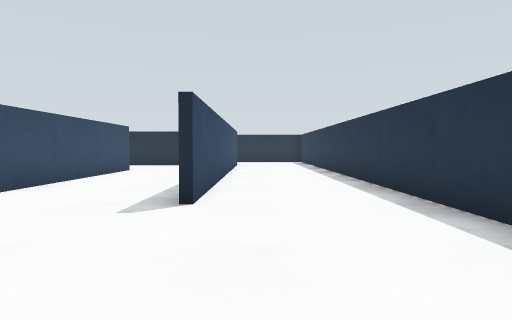
View 1 (above)

20 first-person views from a walk through a robot-simulator world made for Gazebo. The camera is 0.16 m above the floor, tilts 2° down and sees 75° across. The floor is counted in squares, 0.2 m on a side. Each view is taken from the middle of a square. On the plan, view 1 faces up. The plan holds only what a view shows up to about 11 squares ahead; the rest is blank.

View 2
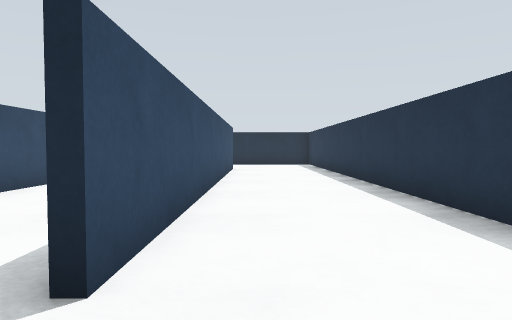

View 3
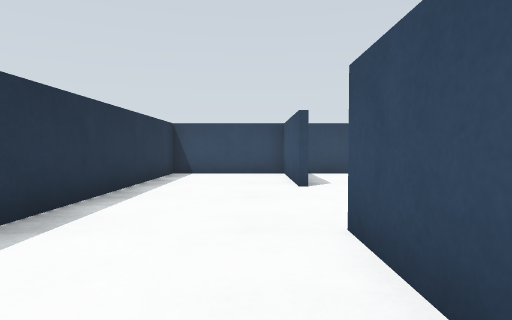

View 4
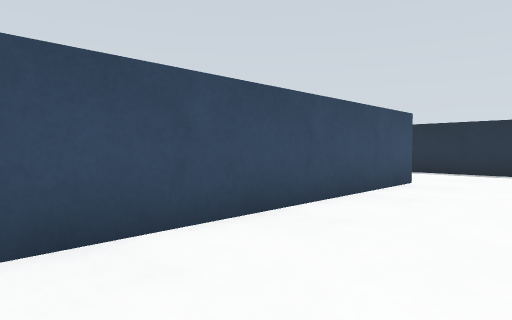

View 5
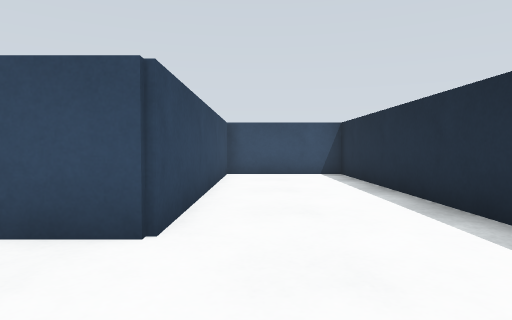

View 6
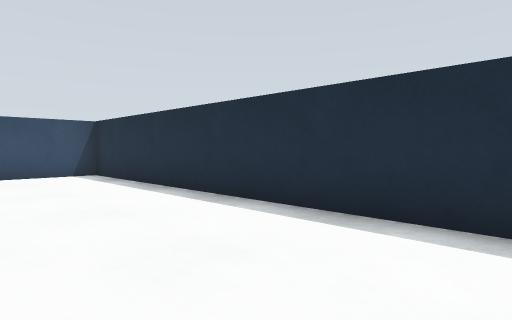

View 7
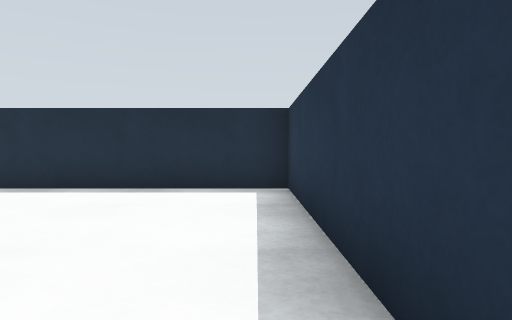

View 8
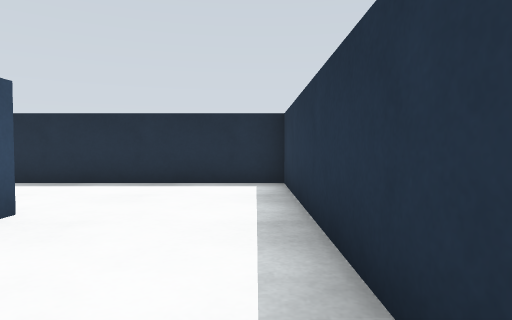

View 9
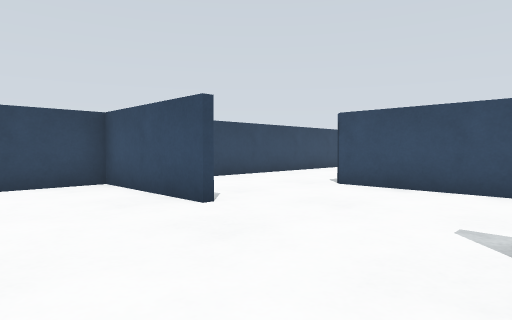

View 10
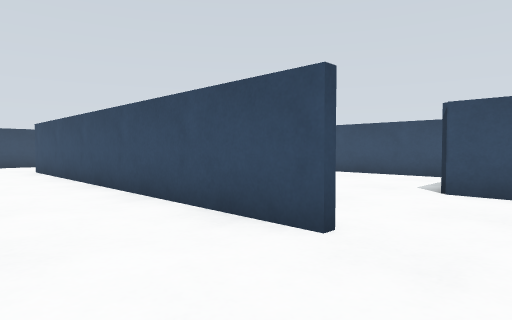

View 11
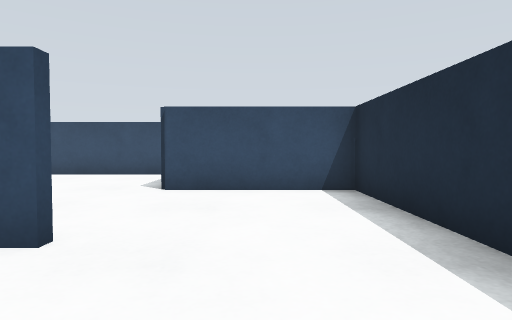

View 12
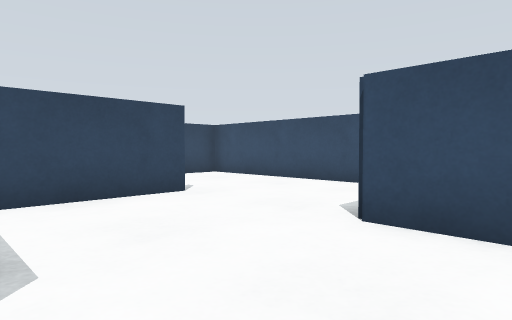

View 13
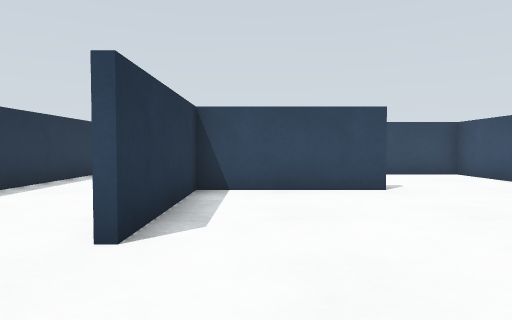

View 14
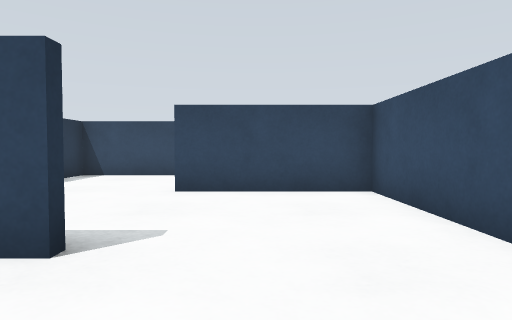

View 15
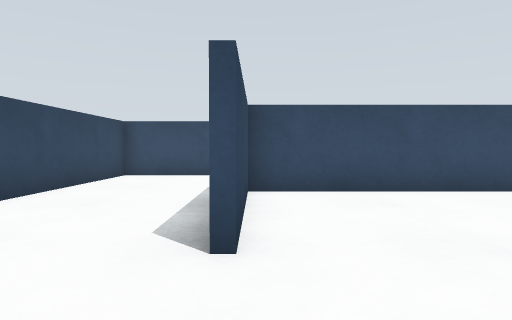

View 16
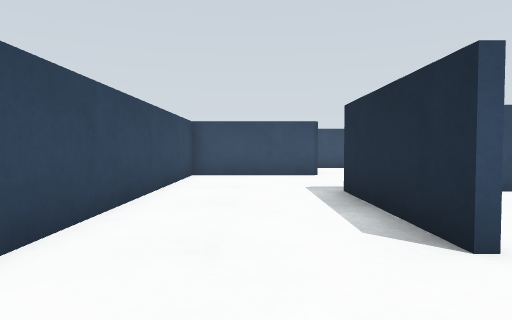

View 17
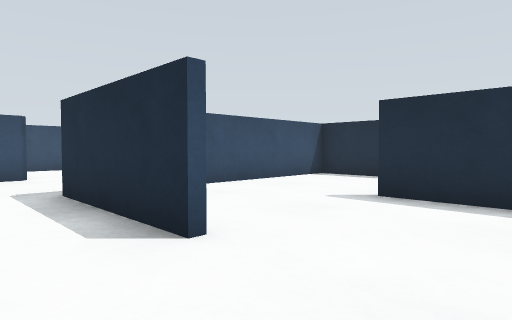

View 18
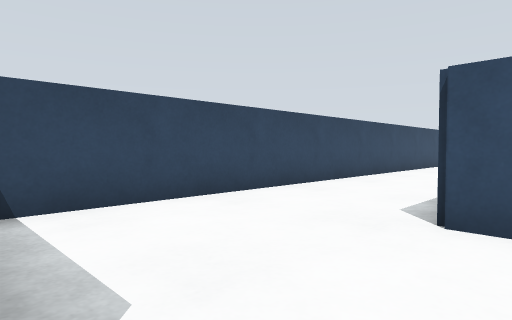

View 19
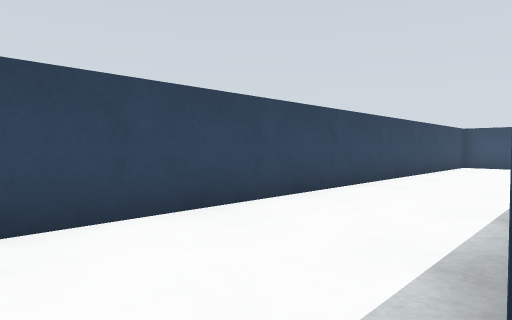

View 20
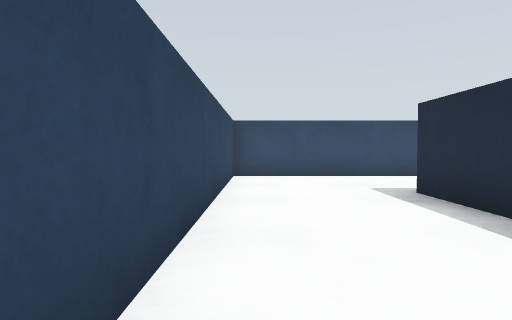

### Floor plan
Ten units are one square. View 1 is at (0, 0); x grows to the right and y downward. Boxes are objects, and circles mark ways between rooms. Rooms are numbered by the first view taken in them; rooms with no view inside come last. Other rooms are left out.
<svg viewBox="-201 -202 233 233">
<path fill="none" stroke="#000" d="M-81 -161 -9 -161 -9 -48M-9 -10 -9 26 27 26 27 -197 -84 -197 -84 -160M-138 -9 -160 -9M-11 -50 -11 -88M-196 -28 -196 26 -15 26M-47 -124 -47 -9M-44 -159 -56 -159M-56 -159 -85 -159M-84 -160 -84 -121M-86 -86 -49 -86 -49 -122M-101 -122 -122 -122 -122 -86M-84 -47 -122 -47M-159 -49 -159 -11 -49 -11 -49 -21M-66 -84 -85 -84M-122 -86 -122 -49 -85 -49"/>
<circle cx="-10" cy="-25" r="3" fill="#2a7"/>
<circle cx="-50" cy="-140" r="3" fill="#2a7"/>
<circle cx="-70" cy="-120" r="3" fill="#2a7"/>
<circle cx="-100" cy="-80" r="3" fill="#2a7"/>
<circle cx="-70" cy="-50" r="3" fill="#2a7"/>
<text x="0" y="-110">1</text>
<text x="-80" y="0">2</text>
<text x="-70" y="-140">3</text>
<text x="-80" y="-100">4</text>
<text x="-100" y="-30">5</text>
<text x="-90" y="-70">6</text>
</svg>
Room 1 opens to room 2. Room 2 opens to room 3. Room 3 opens to room 4. Room 4 opens to room 6. Room 5 opens to room 6.

Where each view was taken, in squares from view 1:
view 1: 0 up, 0 right, facing up
view 2: 3 up, 0 right, facing up
view 3: 8 up, 0 right, facing down
view 4: 8 up, 2 right, facing up-left
view 5: 17 up, 2 right, facing left
view 6: 16 up, 2 right, facing up-left
view 7: 13 up, 2 right, facing up
view 8: 12 up, 2 right, facing up
view 9: 5 up, 2 right, facing down-left
view 10: 14 up, 2 left, facing down-left
view 11: 14 up, 2 left, facing left
view 12: 14 up, 5 left, facing down-left
view 13: 15 up, 6 left, facing down
view 14: 11 up, 10 left, facing down
view 15: 5 up, 6 left, facing left
view 16: 3 up, 6 left, facing left
view 17: 3 up, 6 left, facing up-left
view 18: 2 up, 1 left, facing down-left
view 19: 1 up, 4 left, facing down-left
view 20: 2 down, 10 left, facing left
